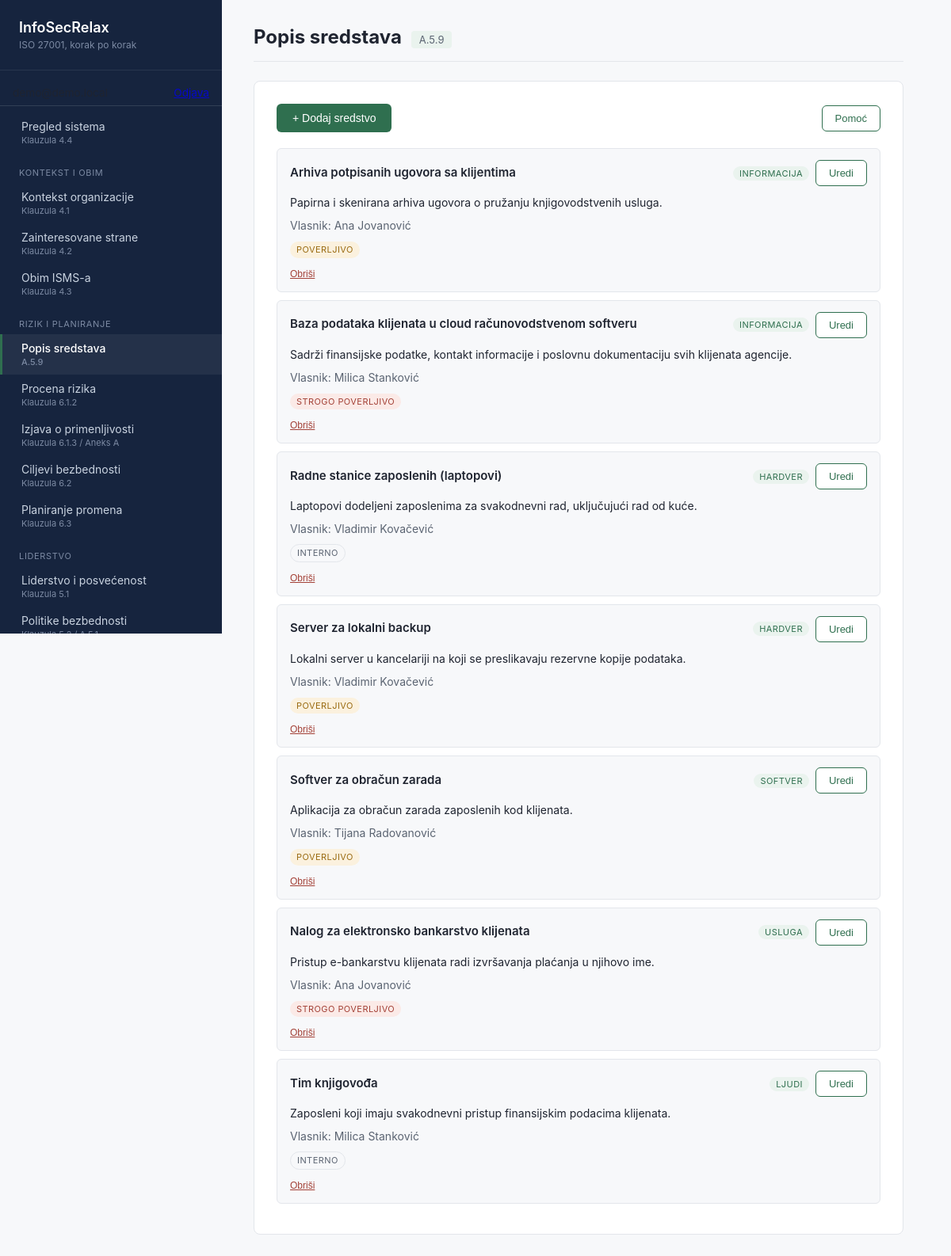
The app's page /?page=sredstva (signed in) with its own data.
### tables this page shows
CREATE TABLE assets (
    id                  BIGINT UNSIGNED AUTO_INCREMENT PRIMARY KEY,
    organization_id     BIGINT UNSIGNED NOT NULL,
    name                VARCHAR(255) NOT NULL,
    asset_type          ENUM('informacija','hardver','softver','usluga','ljudi') NOT NULL COMMENT 'A.5.9',
    description         TEXT NULL,
    owner_id            BIGINT UNSIGNED NULL COMMENT 'vlasnik sredstva - Korak 2 iz procene rizika',
    classification       ENUM('javno','interno','poverljivo','strogo_poverljivo') NOT NULL DEFAULT 'interno',
    created_at          TIMESTAMP NOT NULL DEFAULT CURRENT_TIMESTAMP,
    updated_at          TIMESTAMP NOT NULL DEFAULT CURRENT_TIMESTAMP ON UPDATE CURRENT_TIMESTAMP,
    FOREIGN KEY (organization_id) REFERENCES organizations(id) ON DELETE CASCADE,
    FOREIGN KEY (owner_id) REFERENCES personnel(id) ON DELETE SET NULL,
    INDEX idx_assets_org (organization_id)
);

CREATE TABLE personnel (
    id                  BIGINT UNSIGNED AUTO_INCREMENT PRIMARY KEY,
    organization_id     BIGINT UNSIGNED NOT NULL,
    full_name           VARCHAR(255) NOT NULL,
    email               VARCHAR(255) NULL,
    employment_type     ENUM('zaposleni','honorarni_saradnik','spoljni_dobavljac','ostalo') NOT NULL DEFAULT 'zaposleni',
    job_title           VARCHAR(255) NULL,
    start_date          DATE NULL,
    end_date            DATE NULL COMMENT 'A.6.5 - koristi se i za merenje vremena ukidanja pristupa (9.1)',
    is_active           BOOLEAN NOT NULL DEFAULT TRUE,
    created_at          TIMESTAMP NOT NULL DEFAULT CURRENT_TIMESTAMP,
    updated_at          TIMESTAMP NOT NULL DEFAULT CURRENT_TIMESTAMP ON UPDATE CURRENT_TIMESTAMP,
    FOREIGN KEY (organization_id) REFERENCES organizations(id) ON DELETE CASCADE,
    INDEX idx_personnel_org (organization_id)
);

### src/includes/asset-card.php (the view, shortened to what this page needs)
<?php
$assetTypeLabels = [
    'informacija' => 'Informacija',
    'hardver'     => 'Hardver',
    'softver'     => 'Softver',
    'usluga'      => 'Usluga',
    'ljudi'       => 'Ljudi',
];
$classificationLabels = [
    'javno'             => 'Javno',
    'interno'           => 'Interno',
    'poverljivo'        => 'Poverljivo',
    'strogo_poverljivo' => 'Strogo poverljivo',
];
$classificationTone = [
    'javno'             => 'is-neutral',
    'interno'           => 'is-neutral',
    'poverljivo'        => 'is-warning',
    'strogo_poverljivo' => 'is-danger',
];
?>
<div class="factor-card">
    <div class="card-header-row">
        <span class="card-title"><?= htmlspecialchars($asset['name']) ?></span>
        <div class="button-group">
            <span class="factor-category">
                <?= htmlspecialchars($assetTypeLabels[$asset['asset_type']] ?? $asset['asset_type']) ?>
            </span>
            <button type="button" class="btn-secondary"
                onclick='openEditAssetModal(<?= json_encode([
                    "id"             => (int) $asset["id"],
                    "name"           => $asset["name"],
                    "asset_type"     => $asset["asset_type"],
                    "description"    => $asset["description"] ?? "",
                    "owner_id"       => $asset["owner_id"] ?? "",
                    "classification" => $asset["classification"],
                ], JSON_HEX_APOS | JSON_HEX_QUOT | JSON_HEX_TAG | JSON_HEX_AMP) ?>)'>Uredi</button>
        </div>
    </div>
    <?php if (!empty($asset['description'])): ?>
        <p><?= nl2br(htmlspecialchars($asset['description'])) ?></p>
    <?php endif; ?>
    <p class="item-meta">
        Vlasnik: <?= $asset['owner_name'] !== null ? htmlspecialchars($asset['owner_name']) : 'nije dodeljen' ?>
    </p>
    <p>
        <span class="status-badge <?= htmlspecialchars($classificationTone[$asset['classification']] ?? 'is-neutral') ?>">
            <?= htmlspecialchars($classificationLabels[$asset['classification']] ?? $asset['classification']) ?>
        </span>
    </p>
    <form method="post" class="factor-delete-form" onsubmit="return confirm('Obrisati ovo sredstvo?');">
        <button type="submit" class="btn-delete">Obriši</button>
    </form>
</div>

### src/modules/sredstva.php (shortened to what this page needs)
<?php
$pdo = getDbConnection();
$organizationId = ensureDefaultOrganization($pdo);
$assetsStmt = $pdo->prepare(
    'SELECT a.*, p.full_name AS owner_name
     FROM assets a
     LEFT JOIN personnel p ON p.id = a.owner_id
     WHERE a.organization_id = :org_id
     ORDER BY a.asset_type, a.name'
);
$assetsStmt->execute(['org_id' => $organizationId]);
$allAssets = $assetsStmt->fetchAll();
?>
<div class="toolbar">
    <button type="button" class="btn-primary" onclick="openAddAssetModal()">+ Dodaj sredstvo</button>
    <button type="button" class="btn-secondary" onclick="openHelpModal()">Pomoć</button>
</div>
<?php if (empty($allAssets)): ?>
    <p class="empty-state">Još uvek nema unetih sredstava.</p>
<?php else: ?>
    <?php foreach ($allAssets as $asset): ?>
        <?php include __DIR__ . '/../includes/asset-card.php'; ?>
    <?php endforeach; ?>
<?php endif; ?>

### src/assets/style.css (style rules this page uses)
:root { --color-bg: #f7f8fa; --color-surface: #ffffff; --color-sidebar: #16243e; --color-sidebar-text: #c9d3e0; --color-sidebar-text-muted: #7c8aa3; --color-accent: #2f6f4f; --color-accent-soft: #eaf3ee; --color-warning: #9a6b12; --color-warning-soft: #fbf1de; --color-danger: #a34036; --color-danger-soft: #fbeae7; --color-text: #1f2430; --color-text-muted: #5b6472; --color-border: #e3e6eb; --sidebar-width: 280px; }
* { box-sizing: border-box; }
body { margin: 0; font-family: -apple-system, BlinkMacSystemFont, "Segoe UI", Roboto, sans-serif; background: var(--color-bg); color: var(--color-text); }
.btn-primary { background: var(--color-accent); color: #ffffff; border: none; border-radius: 6px; padding: 10px 20px; font-size: 14px; font-weight: 500; cursor: pointer; }
.btn-secondary { background: var(--color-surface); color: var(--color-accent); border: 1px solid var(--color-accent); border-radius: 6px; padding: 8px 16px; font-size: 13px; font-weight: 500; cursor: pointer; }
.btn-delete { background: none; border: none; color: #a34036; font-size: 12px; cursor: pointer; padding: 0; text-decoration: underline; }
.factor-card { background: var(--color-bg); border: 1px solid var(--color-border); border-radius: 6px; padding: 14px 16px; margin-bottom: 10px; }
.factor-card p { margin: 6px 0 8px; font-size: 14px; line-height: 1.5; }
.factor-category { display: inline-block; font-size: 11px; text-transform: uppercase; letter-spacing: 0.04em; color: var(--color-accent); background: var(--color-accent-soft); padding: 2px 8px; border-radius: 999px; }
.factor-delete-form { margin: 0; }
.card-header-row { display: flex; align-items: baseline; justify-content: space-between; flex-wrap: wrap; gap: 12px; margin-bottom: 10px; }
.card-title { font-size: 15px; font-weight: 600; }
.status-badge { display: inline-block; font-size: 11px; text-transform: uppercase; letter-spacing: 0.04em; padding: 2px 8px; border-radius: 999px; }
.status-badge.is-neutral { color: var(--color-text-muted); background: var(--color-bg); border: 1px solid var(--color-border); }
.status-badge.is-warning { color: var(--color-warning); background: var(--color-warning-soft); }
.status-badge.is-danger { color: var(--color-danger); background: var(--color-danger-soft); }
.item-meta { font-size: 12px; color: var(--color-text-muted); }
.button-group { display: flex; align-items: center; gap: 8px; }
.toolbar { display: flex; align-items: center; justify-content: space-between; gap: 8px; flex-wrap: wrap; margin-bottom: 20px; }

### records on screen
assets: name "Arhiva potpisanih ugovora sa klijentima", asset_type "INFORMACIJA", description "Papirna i skenirana arhiva ugovora o pružanju knjigovodstvenih usluga.", owner.full_name "Ana Jovanović", classification "POVERLJIVO"
assets: name "Baza podataka klijenata u cloud računovodstvenom softveru", asset_type "INFORMACIJA", description "Sadrži finansijske podatke, kontakt informacije i poslovnu dokumentaciju svih klijenata agencije.", owner.full_name "Milica Stanković", classification "STROGO POVERLJIVO"
assets: name "Radne stanice zaposlenih (laptopovi)", asset_type "HARDVER", description "Laptopovi dodeljeni zaposlenima za svakodnevni rad, uključujući rad od kuće.", owner.full_name "Vladimir Kovačević", classification "INTERNO"
assets: name "Server za lokalni backup", asset_type "HARDVER", description "Lokalni server u kancelariji na koji se preslikavaju rezervne kopije podataka.", owner.full_name "Vladimir Kovačević", classification "POVERLJIVO"
assets: name "Softver za obračun zarada", asset_type "SOFTVER", description "Aplikacija za obračun zarada zaposlenih kod klijenata.", owner.full_name "Tijana Radovanović", classification "POVERLJIVO"
assets: name "Nalog za elektronsko bankarstvo klijenata", asset_type "USLUGA", description "Pristup e-bankarstvu klijenata radi izvršavanja plaćanja u njihovo ime.", owner.full_name "Ana Jovanović", classification "STROGO POVERLJIVO"
assets: name "Tim knjigovođa", asset_type "LJUDI", description "Zaposleni koji imaju svakodnevni pristup finansijskim podacima klijenata.", owner.full_name "Milica Stanković", classification "INTERNO"

### other values on screen
$item['title'] "Pregled sistema"
$item['iso_ref'] "Klauzula 4.4"
$lastGroup "KONTEKST I OBIM"
$item['title'] "Kontekst organizacije"
$item['iso_ref'] "Klauzula 4.1"
$item['title'] "Zainteresovane strane"
$item['iso_ref'] "Klauzula 4.2"
$item['title'] "Obim ISMS-a"
$item['iso_ref'] "Klauzula 4.3"
$lastGroup "RIZIK I PLANIRANJE"
$item['title'] "Popis sredstava"
$item['iso_ref'] "A.5.9"
$item['title'] "Procena rizika"
$item['iso_ref'] "Klauzula 6.1.2"
$item['title'] "Izjava o primenljivosti"
